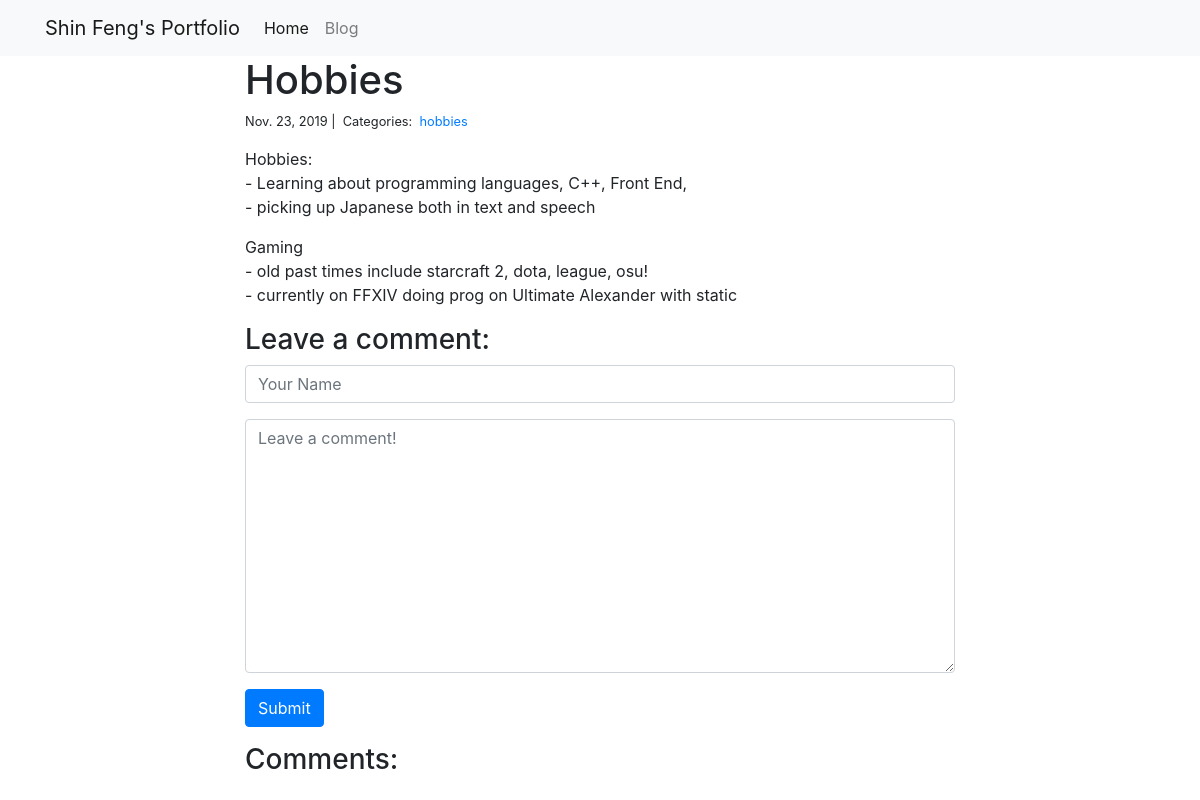
The app's page /blog/2/ with its own data.
### blog/models.py (models this page shows)
class Post(models.Model):
    title = models.CharField(max_length=255)
    body = models.TextField()
    created_on = models.DateTimeField(auto_now_add=True)
    last_modified = models.DateTimeField(auto_now=True)
    categories = models.ManyToManyField('Category', related_name='posts')

class Category(models.Model):
    name = models.CharField(max_length=25)

### blog/views.py (the view, shortened to what this page needs)
# urls.py: path("<int:pk>/", views.blog_detail, name="blog_detail"),
def blog_detail(request, pk):
    post = Post.objects.get(pk=pk)
    form = CommentForm()
    comments = Comment.objects.filter(post=post)
    context = {
        "post": post,
        "comments": comments,
        "form": form,
    }
    return render(request, "blog_detail.html", context)

### blog/forms.py
class CommentForm(forms.Form):
    author = forms.CharField(
        max_length=60,
        widget=forms.TextInput(attrs={
            "class": "form-control",
            "placeholder": "Your Name"
        })
    )
    body = forms.CharField(widget=forms.Textarea(
        attrs={
            "class": "form-control",
            "placeholder": "Leave a comment!"
        })
    )

### blog/templates/blog_detail.html (shortened to what this page needs)
{% extends "base.html" %}
{% block page_content %}
<div class="col-md-8 offset-md-2">
    <h1>{{ post.title }}</h1>
    <small>
        {{ post.created_on.date }} |&nbsp;
        Categories:&nbsp;
        {% for category in post.categories.all %}
        <a href="{% url 'blog_category' category.name %}">
            {{ category.name }}
        </a>&nbsp;
        {% endfor %}
    </small>
    <p>{{ post.body | linebreaks }}</p>
    <h3>Leave a comment:</h3>
    <form action="/blog/{{ post.pk }}/" method="post">
        <div class="form-group">
            {{ form.author }}
        </div>
        <div class="form-group">
            {{ form.body }}
        </div>
        <button type="submit" class="btn btn-primary">Submit</button>
    </form>
    <h3>Comments:</h3>
</div>
{% endblock %}

### records on screen
Post: title "Hobbies", created_on "Nov. 23, 2019", body "Hobbies: - Learning about programming languages, C++, Front End, - picking up Japanese both in text and speech Gaming - old past times include starcraft 2, dota, league, osu! - currently on FFXIV doing prog on Ultimate Alexander with static"
Category: name "hobbies"
